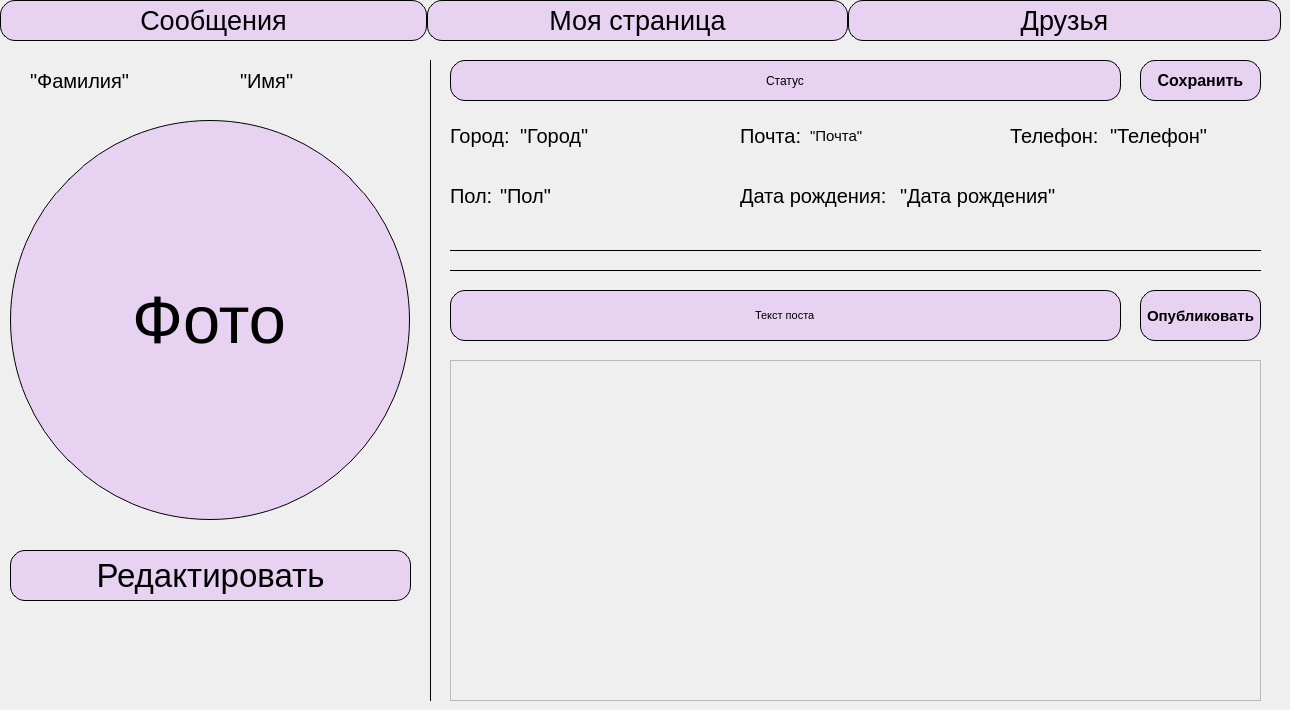
   <widget class="QWidget" name="MyselfPage">
    <widget class="QPushButton" name="messagesButton">
     <property name="geometry">
      <rect>
       <x>0</x>
       <y>0</y>
       <width>427</width>
       <height>41</height>
      </rect>
     </property>
     <property name="font">
      <font>
       <pointsize>20</pointsize>
      </font>
     </property>
     <property name="styleSheet">
      <string notr="true">QPushButton {
	/*background-color: #d39fcf;*/
	background-color: #e7d2f1;
	border: 1px solid;
	border-radius:15;
	border-color: black;
	/*color: #8860D0;*/
	color: black
}

QPushButton:pressed {
	background-color: #ECB6DF;
    vertical-align: middle;
}</string>
     </property>
     <property name="text">
      <string>Сообщения</string>
     </property>
    </widget>
    <widget class="QPushButton" name="mainPageButton">
     <property name="geometry">
      <rect>
       <x>427</x>
       <y>0</y>
       <width>421</width>
       <height>41</height>
      </rect>
     </property>
     <property name="font">
      <font>
       <pointsize>20</pointsize>
      </font>
     </property>
     <property name="styleSheet">
      <string notr="true">QPushButton {
	/*background-color: #d39fcf;*/
	background-color: #e7d2f1;
	border: 1px solid;
	border-radius:15;
	border-color: black;
	/*color: #8860D0;*/
	color: black
}

QPushButton:pressed {
	background-color: #ECB6DF;
    vertical-align: middle;
}</string>
     </property>
     <property name="text">
      <string>Моя страница</string>
     </property>
    </widget>
    <widget class="QPushButton" name="friendsButton">
     <property name="geometry">
      <rect>
       <x>848</x>
       <y>0</y>
       <width>433</width>
       <height>41</height>
      </rect>
     </property>
     <property name="font">
      <font>
       <pointsize>20</pointsize>
      </font>
     </property>
     <property name="styleSheet">
      <string notr="true">QPushButton {
	/*background-color: #d39fcf;*/
	background-color: #e7d2f1;
	border: 1px solid;
	border-radius:15;
	border-color: black;
	/*color: #8860D0;*/
	color: black
}

QPushButton:pressed {
	background-color: #ECB6DF;
    vertical-align: middle;
}</string>
     </property>
     <property name="text">
      <string>Друзья</string>
     </property>
    </widget>
    <widget class="QLineEdit" name="myPhoto">
     <property name="geometry">
      <rect>
       <x>10</x>
       <y>120</y>
       <width>400</width>
       <height>400</height>
      </rect>
     </property>
     <property name="font">
      <font>
       <pointsize>50</pointsize>
      </font>
     </property>
     <property name="styleSheet">
      <string notr="true">/*background-color: #d39fcf;*/
background-color: #e7d2f1;
border: 1px solid;
border-color: black;
/*color: #8860D0;*/
color: black;
border-radius: 200;
/*#F1D0E9; */</string>
     </property>
     <property name="text">
      <string>Фото</string>
     </property>
     <property name="alignment">
      <set>Qt::AlignCenter</set>
     </property>
    </widget>
    <widget class="QPushButton" name="editButton">
     <property name="geometry">
      <rect>
       <x>10</x>
       <y>550</y>
       <width>401</width>
       <height>51</height>
      </rect>
     </property>
     <property name="font">
      <font>
       <pointsize>25</pointsize>
      </font>
     </property>
     <property name="styleSheet">
      <string notr="true">QPushButton {
	/*background-color: #d39fcf;*/
	background-color: #e7d2f1;
	border: 1px solid;
	border-radius:15;
	border-color: black;
	/*color: #8860D0;*/
	color: black
}

QPushButton:pressed {
	background-color: #ECB6DF;
    vertical-align: middle;
}</string>
     </property>
     <property name="text">
      <string>Редактировать</string>
     </property>
    </widget>
    <widget class="QLineEdit" name="myStatus">
     <property name="geometry">
      <rect>
       <x>450</x>
       <y>60</y>
       <width>671</width>
       <height>41</height>
      </rect>
     </property>
     <property name="acceptDrops">
      <bool>true</bool>
     </property>
     <property name="styleSheet">
      <string notr="true">/*background-color: #d39fcf;*/
	background-color: #e7d2f1;
	border: 1px solid;
	border-radius:15;
	border-color: black;
	/*color: #8860D0;*/
	color: black</string>
     </property>
     <property name="text">
      <string>Статус</string>
     </property>
     <property name="alignment">
      <set>Qt::AlignCenter</set>
     </property>
    </widget>
    <widget class="Line" name="line">
     <property name="geometry">
      <rect>
       <x>450</x>
       <y>240</y>
       <width>811</width>
       <height>20</height>
      </rect>
     </property>
     <property name="styleSheet">
      <string notr="true">color:black</string>
     </property>
     <property name="frameShadow">
      <enum>QFrame::Plain</enum>
     </property>
     <property name="lineWidth">
      <number>1</number>
     </property>
     <property name="orientation">
      <enum>Qt::Horizontal</enum>
     </property>
    </widget>
    <widget class="QLineEdit" name="addingPostButton">
     <property name="geometry">
      <rect>
       <x>450</x>
       <y>290</y>
       <width>671</width>
       <height>51</height>
      </rect>
     </property>
     <property name="font">
      <font>
       <pointsize>8</pointsize>
      </font>
     </property>
     <property name="styleSheet">
      <string notr="true">/*background-color: #d39fcf;*/
	background-color: #e7d2f1;
	border: 1px solid;
	border-radius:15;
	border-color: black;
	/*color: #8860D0;*/
	color: black</string>
     </property>
     <property name="text">
      <string>Текст поста</string>
     </property>
     <property name="alignment">
      <set>Qt::AlignCenter</set>
     </property>
    </widget>
    <widget class="QPushButton" name="publishButton">
     <property name="geometry">
      <rect>
       <x>1140</x>
       <y>290</y>
       <width>121</width>
       <height>51</height>
      </rect>
     </property>
     <property name="font">
      <font>
       <pointsize>11</pointsize>
       <weight>75</weight>
       <bold>true</bold>
      </font>
     </property>
     <property name="styleSheet">
      <string notr="true">QPushButton {
	/*background-color: #d39fcf;*/
	background-color: #e7d2f1;
	border: 1px solid;
	border-radius:15;
	border-color: black;
	/*color: #8860D0;*/
	color: black
}

QPushButton:pressed {
	background-color: #ECB6DF;
    vertical-align: middle;
}</string>
     </property>
     <property name="text">
      <string>Опубликовать</string>
     </property>
    </widget>
    <widget class="Line" name="line_4">
     <property name="geometry">
      <rect>
       <x>450</x>
       <y>260</y>
       <width>811</width>
       <height>20</height>
      </rect>
     </property>
     <property name="styleSheet">
      <string notr="true">color:black</string>
     </property>
     <property name="frameShadow">
      <enum>QFrame::Plain</enum>
     </property>
     <property name="lineWidth">
      <number>1</number>
     </property>
     <property name="orientation">
      <enum>Qt::Horizontal</enum>
     </property>
    </widget>
    <widget class="QLabel" name="label_6">
     <property name="geometry">
      <rect>
       <x>450</x>
       <y>120</y>
       <width>91</width>
       <height>31</height>
      </rect>
     </property>
     <property name="font">
      <font>
       <pointsize>15</pointsize>
      </font>
     </property>
     <property name="styleSheet">
      <string notr="true"/>
     </property>
     <property name="text">
      <string>Город:</string>
     </property>
    </widget>
    <widget class="QLabel" name="myCity">
     <property name="geometry">
      <rect>
       <x>520</x>
       <y>120</y>
       <width>211</width>
       <height>31</height>
      </rect>
     </property>
     <property name="font">
      <font>
       <pointsize>15</pointsize>
      </font>
     </property>
     <property name="text">
      <string>&quot;Город&quot;</string>
     </property>
    </widget>
    <widget class="QLabel" name="label_7">
     <property name="geometry">
      <rect>
       <x>30</x>
       <y>50</y>
       <width>211</width>
       <height>61</height>
      </rect>
     </property>
     <property name="font">
      <font>
       <pointsize>15</pointsize>
      </font>
     </property>
     <property name="text">
      <string>&quot;Фамилия&quot;</string>
     </property>
    </widget>
    <widget class="QLabel" name="myName">
     <property name="geometry">
      <rect>
       <x>240</x>
       <y>70</y>
       <width>191</width>
       <height>21</height>
      </rect>
     </property>
     <property name="font">
      <font>
       <pointsize>15</pointsize>
      </font>
     </property>
     <property name="text">
      <string>&quot;Имя&quot;</string>
     </property>
    </widget>
    <widget class="QLabel" name="label_8">
     <property name="geometry">
      <rect>
       <x>740</x>
       <y>120</y>
       <width>61</width>
       <height>31</height>
      </rect>
     </property>
     <property name="font">
      <font>
       <pointsize>15</pointsize>
      </font>
     </property>
     <property name="text">
      <string>Почта:</string>
     </property>
    </widget>
    <widget class="QPushButton" name="saveStatus">
     <property name="geometry">
      <rect>
       <x>1140</x>
       <y>60</y>
       <width>121</width>
       <height>41</height>
      </rect>
     </property>
     <property name="font">
      <font>
       <pointsize>12</pointsize>
       <weight>75</weight>
       <bold>true</bold>
      </font>
     </property>
     <property name="styleSheet">
      <string notr="true">QPushButton {
	/*background-color: #d39fcf;*/
	background-color: #e7d2f1;
	border: 1px solid;
	border-radius:15;
	border-color: black;
	/*color: #8860D0;*/
	color: black
}

QPushButton:pressed {
	background-color: #ECB6DF;
    vertical-align: middle;
}</string>
     </property>
     <property name="text">
      <string>Сохранить</string>
     </property>
    </widget>
    <widget class="QLabel" name="myEmail">
     <property name="geometry">
      <rect>
       <x>810</x>
       <y>120</y>
       <width>201</width>
       <height>31</height>
      </rect>
     </property>
     <property name="font">
      <font>
       <pointsize>11</pointsize>
      </font>
     </property>
     <property name="text">
      <string>&quot;Почта&quot;</string>
     </property>
    </widget>
    <widget class="Line" name="line_5">
     <property name="geometry">
      <rect>
       <x>420</x>
       <y>60</y>
       <width>20</width>
       <height>641</height>
      </rect>
     </property>
     <property name="styleSheet">
      <string notr="true">color: black;</string>
     </property>
     <property name="frameShadow">
      <enum>QFrame::Plain</enum>
     </property>
     <property name="orientation">
      <enum>Qt::Vertical</enum>
     </property>
    </widget>
    <widget class="QLabel" name="label_9">
     <property name="geometry">
      <rect>
       <x>1010</x>
       <y>120</y>
       <width>101</width>
       <height>31</height>
      </rect>
     </property>
     <property name="font">
      <font>
       <pointsize>15</pointsize>
      </font>
     </property>
     <property name="text">
      <string>Телефон:</string>
     </property>
    </widget>
    <widget class="QLabel" name="myNumber">
     <property name="geometry">
      <rect>
       <x>1110</x>
       <y>120</y>
       <width>171</width>
       <height>31</height>
      </rect>
     </property>
     <property name="font">
      <font>
       <pointsize>15</pointsize>
      </font>
     </property>
     <property name="text">
      <string>&quot;Телефон&quot;</string>
     </property>
    </widget>
    <widget class="QLabel" name="label_10">
     <property name="geometry">
      <rect>
       <x>450</x>
       <y>180</y>
       <width>51</width>
       <height>31</height>
      </rect>
     </property>
     <property name="font">
      <font>
       <pointsize>15</pointsize>
      </font>
     </property>
     <property name="text">
      <string>Пол:</string>
     </property>
    </widget>
    <widget class="QLabel" name="mySex">
     <property name="geometry">
      <rect>
       <x>500</x>
       <y>180</y>
       <width>151</width>
       <height>31</height>
      </rect>
     </property>
     <property name="font">
      <font>
       <pointsize>15</pointsize>
      </font>
     </property>
     <property name="text">
      <string>&quot;Пол&quot;</string>
     </property>
    </widget>
    <widget class="QLabel" name="label_11">
     <property name="geometry">
      <rect>
       <x>740</x>
       <y>180</y>
       <width>161</width>
       <height>31</height>
      </rect>
     </property>
     <property name="font">
      <font>
       <pointsize>15</pointsize>
      </font>
     </property>
     <property name="text">
      <string>Дата рождения:</string>
     </property>
    </widget>
    <widget class="QLabel" name="myBirthDate">
     <property name="geometry">
      <rect>
       <x>900</x>
       <y>180</y>
       <width>171</width>
       <height>31</height>
      </rect>
     </property>
     <property name="font">
      <font>
       <pointsize>15</pointsize>
      </font>
     </property>
     <property name="text">
      <string>&quot;Дата рождения&quot;</string>
     </property>
    </widget>
    <widget class="QScrollArea" name="myPosts">
     <property name="geometry">
      <rect>
       <x>450</x>
       <y>360</y>
       <width>811</width>
       <height>341</height>
      </rect>
     </property>
     <property name="widgetResizable">
      <bool>true</bool>
     </property>
     <widget class="QWidget" name="scrollAreaWidgetContents_4">
      <property name="geometry">
       <rect>
        <x>0</x>
        <y>0</y>
        <width>809</width>
        <height>339</height>
       </rect>
      </property>
     </widget>
    </widget>
   </widget>
